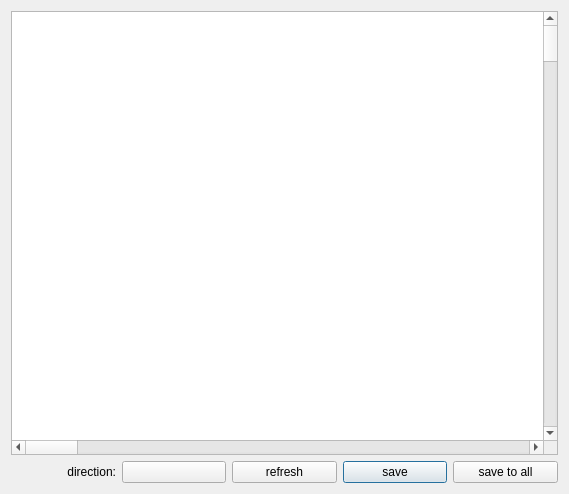
<?xml version="1.0" encoding="UTF-8"?>
<ui version="4.0">
 <class>ConfirmMassPoint</class>
 <widget class="QDialog" name="ConfirmMassPoint">
  <property name="geometry">
   <rect>
    <x>0</x>
    <y>0</y>
    <width>569</width>
    <height>494</height>
   </rect>
  </property>
  <property name="windowTitle">
   <string>Dialog</string>
  </property>
  <layout class="QGridLayout" name="gridLayout">
   <item row="1" column="3">
    <widget class="QPushButton" name="pushButton_3">
     <property name="text">
      <string>save</string>
     </property>
    </widget>
   </item>
   <item row="1" column="1">
    <widget class="QPushButton" name="pushButton">
     <property name="text">
      <string/>
     </property>
    </widget>
   </item>
   <item row="1" column="0">
    <widget class="QLabel" name="label">
     <property name="text">
      <string>direction:</string>
     </property>
     <property name="alignment">
      <set>Qt::AlignRight|Qt::AlignTrailing|Qt::AlignVCenter</set>
     </property>
    </widget>
   </item>
   <item row="1" column="2">
    <widget class="QPushButton" name="pushButton_4">
     <property name="text">
      <string>refresh</string>
     </property>
    </widget>
   </item>
   <item row="1" column="4">
    <widget class="QPushButton" name="pushButton_2">
     <property name="text">
      <string>save to all</string>
     </property>
    </widget>
   </item>
   <item row="0" column="0" colspan="5">
    <widget class="QTableWidget" name="tableWidget">
     <property name="enabled">
      <bool>true</bool>
     </property>
     <property name="frameShape">
      <enum>QFrame::StyledPanel</enum>
     </property>
     <property name="verticalScrollBarPolicy">
      <enum>Qt::ScrollBarAsNeeded</enum>
     </property>
     <property name="horizontalScrollBarPolicy">
      <enum>Qt::ScrollBarAsNeeded</enum>
     </property>
     <property name="sizeAdjustPolicy">
      <enum>QAbstractScrollArea::AdjustIgnored</enum>
     </property>
     <property name="editTriggers">
      <set>QAbstractItemView::NoEditTriggers</set>
     </property>
     <property name="selectionMode">
      <enum>QAbstractItemView::SingleSelection</enum>
     </property>
     <property name="showGrid">
      <bool>false</bool>
     </property>
     <property name="wordWrap">
      <bool>true</bool>
     </property>
     <property name="cornerButtonEnabled">
      <bool>false</bool>
     </property>
     <property name="rowCount">
      <number>256</number>
     </property>
     <property name="columnCount">
      <number>256</number>
     </property>
     <attribute name="horizontalHeaderVisible">
      <bool>false</bool>
     </attribute>
     <attribute name="horizontalHeaderMinimumSectionSize">
      <number>5</number>
     </attribute>
     <attribute name="horizontalHeaderDefaultSectionSize">
      <number>5</number>
     </attribute>
     <attribute name="verticalHeaderVisible">
      <bool>false</bool>
     </attribute>
     <attribute name="verticalHeaderMinimumSectionSize">
      <number>5</number>
     </attribute>
     <attribute name="verticalHeaderDefaultSectionSize">
      <number>5</number>
     </attribute>
     <row/>
     <row/>
     <row/>
     <row/>
     <row/>
     <row/>
     <row/>
     <row/>
     <row/>
     <row/>
     <row/>
     <row/>
     <row/>
     <row/>
     <row/>
     <row/>
     <row/>
     <row/>
     <row/>
     <row/>
     <row/>
     <row/>
     <row/>
     <row/>
     <row/>
     <row/>
     <row/>
     <row/>
     <row/>
     <row/>
     <row/>
     <row/>
     <row/>
     <row/>
     <row/>
     <row/>
     <row/>
     <row/>
     <row/>
     <row/>
     <row/>
     <row/>
     <row/>
     <row/>
     <row/>
     <row/>
     <row/>
     <row/>
     <row/>
     <row/>
     <row/>
     <row/>
     <row/>
     <row/>
     <row/>
     <row/>
     <row/>
     <row/>
     <row/>
     <row/>
     <row/>
     <row/>
     <row/>
     <row/>
     <row/>
     <row/>
     <row/>
     <row/>
     <row/>
     <row/>
     <row/>
     <row/>
     <row/>
     <row/>
     <row/>
     <row/>
     <row/>
     <row/>
     <row/>
     <row/>
     <row/>
     <row/>
     <row/>
     <row/>
     <row/>
     <row/>
     <row/>
     <row/>
     <row/>
     <row/>
     <row/>
     <row/>
     <row/>
     <row/>
     <row/>
     <row/>
     <row/>
     <row/>
     <row/>
     <row/>
     <row/>
     <row/>
     <row/>
     <row/>
     <row/>
     <row/>
     <row/>
     <row/>
     <row/>
     <row/>
     <row/>
     <row/>
     <row/>
     <row/>
     <row/>
     <row/>
     <row/>
     <row/>
     <row/>
     <row/>
     <row/>
     <row/>
     <row/>
     <row/>
     <row/>
     <row/>
     <row/>
     <row/>
     <row/>
     <row/>
     <row/>
     <row/>
     <row/>
     <row/>
     <row/>
     <row/>
     <row/>
     <row/>
     <row/>
     <row/>
     <row/>
     <row/>
     <row/>
     <row/>
     <row/>
     <row/>
     <row/>
     <row/>
     <row/>
     <row/>
     <row/>
     <row/>
     <row/>
     <row/>
     <row/>
     <row/>
     <row/>
     <row/>
     <row/>
     <row/>
     <row/>
     <row/>
     <row/>
     <row/>
     <row/>
     <row/>
     <row/>
     <row/>
     <row/>
     <row/>
     <row/>
     <row/>
     <row/>
     <row/>
     <row/>
     <row/>
     <row/>
     <row/>
     <row/>
     <row/>
     <row/>
     <row/>
     <row/>
     <row/>
     <row/>
     <row/>
     <row/>
     <row/>
     <row/>
     <row/>
     <row/>
     <row/>
     <row/>
     <row/>
     <row/>
     <row/>
     <row/>
     <row/>
     <row/>
     <row/>
     <row/>
     <row/>
     <row/>
     <row/>
     <row/>
     <row/>
     <row/>
     <row/>
     <row/>
     <row/>
     <row/>
     <row/>
     <row/>
     <row/>
     <row/>
     <row/>
     <row/>
     <row/>
     <row/>
     <row/>
     <row/>
     <row/>
     <row/>
     <row/>
     <row/>
     <row/>
     <row/>
     <row/>
     <row/>
     <row/>
     <row/>
     <row/>
     <row/>
     <row/>
     <row/>
     <row/>
     <row/>
     <row/>
     <row/>
     <row/>
     <row/>
     <row/>
     <row/>
     <row/>
     <row/>
     <row/>
     <row/>
     <row/>
     <row/>
     <row/>
     <row/>
     <row/>
     <row/>
     <row/>
     <row/>
     <row/>
     <column/>
     <column/>
     <column/>
     <column/>
     <column/>
     <column/>
     <column/>
     <column/>
     <column/>
     <column/>
     <column/>
     <column/>
     <column/>
     <column/>
     <column/>
     <column/>
     <column/>
     <column/>
     <column/>
     <column/>
     <column/>
     <column/>
     <column/>
     <column/>
     <column/>
     <column/>
     <column/>
     <column/>
     <column/>
     <column/>
     <column/>
     <column/>
     <column/>
     <column/>
     <column/>
     <column/>
     <column/>
     <column/>
     <column/>
     <column/>
     <column/>
     <column/>
     <column/>
     <column/>
     <column/>
     <column/>
     <column/>
     <column/>
     <column/>
     <column/>
     <column/>
     <column/>
     <column/>
     <column/>
     <column/>
     <column/>
     <column/>
     <column/>
     <column/>
     <column/>
     <column/>
     <column/>
     <column/>
     <column/>
     <column/>
     <column/>
     <column/>
     <column/>
     <column/>
     <column/>
     <column/>
     <column/>
     <column/>
     <column/>
     <column/>
     <column/>
     <column/>
     <column/>
     <column/>
     <column/>
     <column/>
     <column/>
     <column/>
     <column/>
     <column/>
     <column/>
     <column/>
     <column/>
     <column/>
     <column/>
     <column/>
     <column/>
     <column/>
     <column/>
     <column/>
     <column/>
     <column/>
     <column/>
     <column/>
     <column/>
     <column/>
     <column/>
     <column/>
     <column/>
     <column/>
     <column/>
     <column/>
     <column/>
     <column/>
     <column/>
     <column/>
     <column/>
     <column/>
     <column/>
     <column/>
     <column/>
     <column/>
     <column/>
     <column/>
     <column/>
     <column/>
     <column/>
     <column/>
     <column/>
     <column/>
     <column/>
     <column/>
     <column/>
     <column/>
     <column/>
     <column/>
     <column/>
     <column/>
     <column/>
     <column/>
     <column/>
     <column/>
     <column/>
     <column/>
     <column/>
     <column/>
     <column/>
     <column/>
     <column/>
     <column/>
     <column/>
     <column/>
     <column/>
     <column/>
     <column/>
     <column/>
     <column/>
     <column/>
     <column/>
     <column/>
     <column/>
     <column/>
     <column/>
     <column/>
     <column/>
     <column/>
     <column/>
     <column/>
     <column/>
     <column/>
     <column/>
     <column/>
     <column/>
     <column/>
     <column/>
     <column/>
     <column/>
     <column/>
     <column/>
     <column/>
     <column/>
     <column/>
     <column/>
     <column/>
     <column/>
     <column/>
     <column/>
     <column/>
     <column/>
     <column/>
     <column/>
     <column/>
     <column/>
     <column/>
     <column/>
     <column/>
     <column/>
     <column/>
     <column/>
     <column/>
     <column/>
     <column/>
     <column/>
     <column/>
     <column/>
     <column/>
     <column/>
     <column/>
     <column/>
     <column/>
     <column/>
     <column/>
     <column/>
     <column/>
     <column/>
     <column/>
     <column/>
     <column/>
     <column/>
     <column/>
     <column/>
     <column/>
     <column/>
     <column/>
     <column/>
     <column/>
     <column/>
     <column/>
     <column/>
     <column/>
     <column/>
     <column/>
     <column/>
     <column/>
     <column/>
     <column/>
     <column/>
     <column/>
     <column/>
     <column/>
     <column/>
     <column/>
     <column/>
     <column/>
     <column/>
     <column/>
     <column/>
     <column/>
     <column/>
     <column/>
     <column/>
     <column/>
     <column/>
     <column/>
     <column/>
     <column/>
     <column/>
     <column/>
     <column/>
     <column/>
     <column/>
     <item row="0" column="0">
      <property name="text">
       <string/>
      </property>
      <property name="foreground">
       <brush brushstyle="VerPattern">
        <color alpha="255">
         <red>0</red>
         <green>0</green>
         <blue>0</blue>
        </color>
       </brush>
      </property>
     </item>
    </widget>
   </item>
  </layout>
 </widget>
 <resources/>
 <connections/>
</ui>
